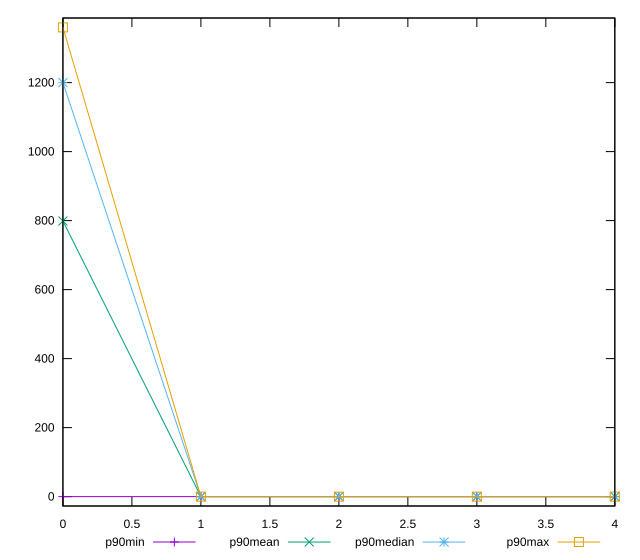

Reproduce this figure in gnuplot.
reset

$p90Min <<EOF
0 0
1 0
2 0
3 0
4 0
EOF

$p90Mean <<EOF
0 798.9010989010989
1 0
2 0
3 0
4 0
EOF

$p90Median <<EOF
0 1200
1 0
2 0
3 0
4 0
EOF

$p90Max <<EOF
0 1360
1 0
2 0
3 0
4 0
EOF

set key outside below
set xrange [0:4]
set yrange [-27.2:1387.2]
set trange [-27.2:1387.2]
set terminal svg size 640, 560 enhanced background rgb 'white'
set output "report_00009_2021-02-08T22-37-41.559Z/offscreen-images/progression/value.svg"

plot $p90Min title "p90min" with linespoints, \
     $p90Mean title "p90mean" with linespoints, \
     $p90Median title "p90median" with linespoints, \
     $p90Max title "p90max" with linespoints

reset
